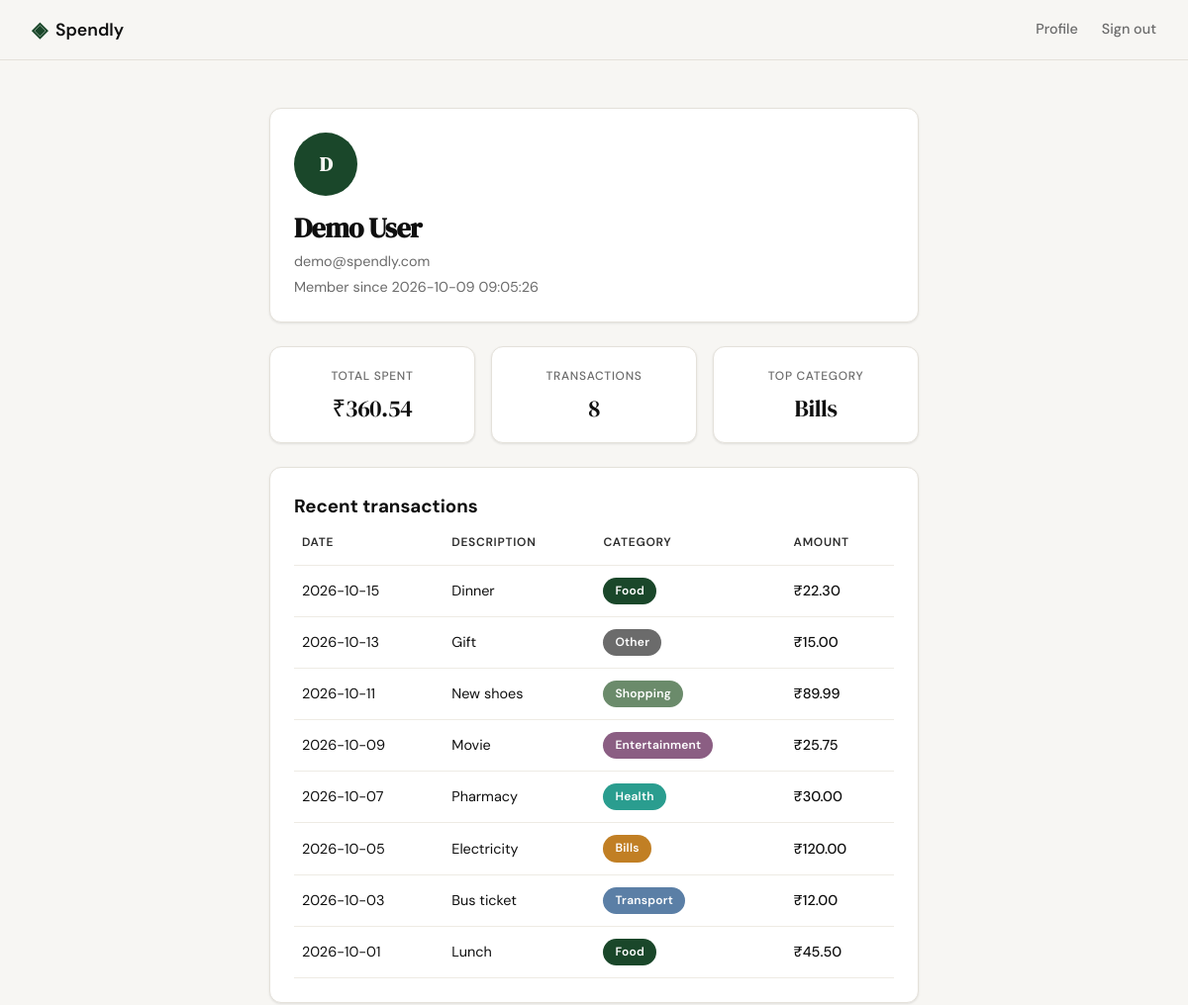
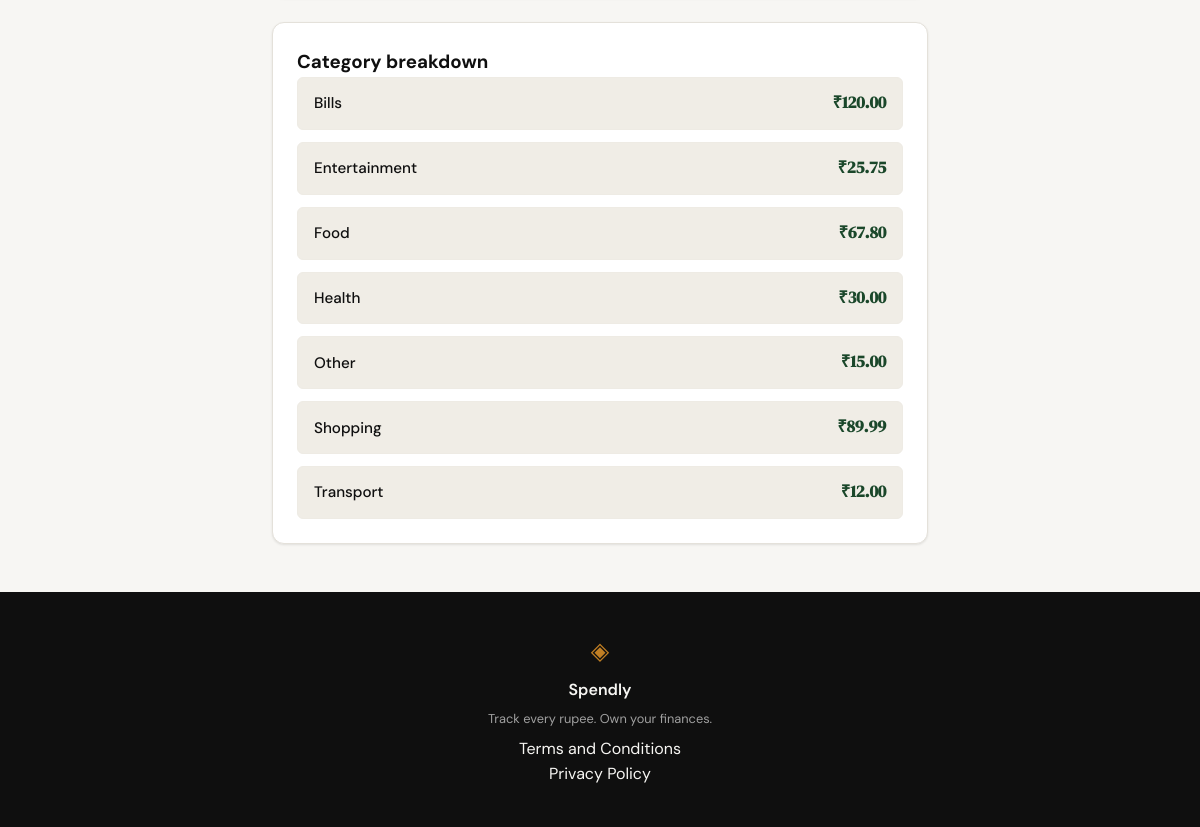
Screenshot of /profile (signed in) with the database file from the repository (2 pictures, top to bottom).
### tables this page shows
CREATE TABLE users (id INTEGER PRIMARY KEY AUTOINCREMENT,name TEXT NOT NULL,email TEXT UNIQUE NOT NULL,password_hash TEXT NOT NULL,created_at TEXT DEFAULT (datetime('now')));

CREATE TABLE expenses (id INTEGER PRIMARY KEY AUTOINCREMENT,user_id INTEGER NOT NULL,amount REAL NOT NULL,category TEXT NOT NULL,date TEXT NOT NULL,description TEXT,created_at TEXT DEFAULT (datetime('now')),FOREIGN KEY (user_id) REFERENCES users(id));

### app.py (the view)
@app.route("/profile")
def profile():
    if not session.get("user_id"):
        return redirect(url_for("login"))
    user_id = session.get("user_id")
    conn = get_db()
    try:
        user_row = conn.execute("SELECT name, email, created_at FROM users WHERE id = ?", (user_id,)).fetchone()
    finally:
        conn.close()
    user = {
        "name": user_row["name"] if user_row else "Unknown",
        "email": user_row["email"] if user_row else "",
        "initials": (user_row["name"][0] if user_row and user_row["name"] else "U").upper(),
        "member_since": user_row["created_at"] if user_row else "",
    }
    conn = get_db()
    try:
        total_row = conn.execute("SELECT SUM(amount) FROM expenses WHERE user_id = ?", (user_id,)).fetchone()
        total_spent = total_row[0] if total_row[0] is not None else 0.0
        count_row = conn.execute("SELECT COUNT(*) FROM expenses WHERE user_id = ?", (user_id,)).fetchone()
        transaction_count = count_row[0] if count_row[0] is not None else 0
        top_row = conn.execute(
            "SELECT category FROM expenses WHERE user_id = ? GROUP BY category ORDER BY SUM(amount) DESC LIMIT 1",
            (user_id,)
        ).fetchone()
        top_category = top_row["category"] if top_row else None
    finally:
        conn.close()
    stats = {
        "total_spent": total_spent,
        "transaction_count": transaction_count,
        "top_category": top_category,
    }
    transactions = []
    conn = get_db()
    try:
        rows = conn.execute(
            "SELECT date, description, category, amount FROM expenses WHERE user_id = ? ORDER BY date DESC LIMIT 10",
            (session.get("user_id"),)
        ).fetchall()
        for row in rows:
            transactions.append({
                "date": row["date"],
                "description": row["description"],
                "category": row["category"],
                "amount": row["amount"],
            })
    finally:
        conn.close()
    categories = []
    conn = get_db()
    try:
        rows = conn.execute(
            "SELECT category, SUM(amount) AS total FROM expenses WHERE user_id = ? GROUP BY category",
            (user_id,),
        ).fetchall()
        for row in rows:
            categories.append({
                "name": row["category"],
                "total": float(row["total"]) if row["total"] is not None else 0.0,
            })
    finally:
        conn.close()
    return render_template(
        "profile.html",
        user=user,
        stats=stats,
        transactions=transactions,
        categories=categories,
    )

### database/db.py (called while the page is built)
def get_db():
    conn = sqlite3.connect(DB_FILE)
    conn.row_factory = sqlite3.Row
    conn.execute("PRAGMA foreign_keys = ON")
    return conn

### templates/profile.html (shortened to what this page needs)
{% extends "base.html" %}
{% block head %}
<link rel="stylesheet" href="{{ url_for('static', filename='css/profile.css') }}">
{% endblock %}
{% block content %}
<section class="profile-section">
  <div class="profile-inner">
    <article class="profile-card user-card" aria-label="Your profile">
      <div class="avatar-circle" aria-label="Avatar initials">{{ user.initials }}</div>
      <h2 class="profile-name">{{ user.name }}</h2>
      <p class="profile-email">{{ user.email }}</p>
      <p class="profile-meta">Member since {{ user.member_since }}</p>
    </article>
    <section class="stats-grid" aria-label="Summary statistics">
      <article class="stat-card">
        <span class="stat-label">Total spent</span>
        <span class="stat-value">₹{{ "%.2f" | format(stats.total_spent) }}</span>
      </article>
      <article class="stat-card">
        <span class="stat-label">Transactions</span>
        <span class="stat-value">{{ stats.transaction_count }}</span>
      </article>
      <article class="stat-card">
        <span class="stat-label">Top category</span>
        <span class="stat-value">{{ stats.top_category }}</span>
      </article>
    </section>
    <section class="profile-card transactions-card" aria-label="Transaction history">
      <h3>Recent transactions</h3>
      <table class="tx-table">
        <thead>
          <tr>
            <th>Date</th>
            <th>Description</th>
            <th>Category</th>
            <th class="tx-amount">Amount</th>
          </tr>
        </thead>
        <tbody>
          {% for t in transactions %}
          <tr>
            <td>{{ t.date }}</td>
            <td>{{ t.description }}</td>
            <td><span class="badge badge-{{ t.category | lower }}">{{ t.category }}</span></td>
            <td class="tx-amount">₹{{ "%.2f" | format(t.amount) }}</td>
          </tr>
          {% endfor %}
        </tbody>
      </table>
    </section>
    <section class="profile-card categories-card" aria-label="Category breakdown">
      <h3>Category breakdown</h3>
      <ul class="categories-list">
        {% for c in categories %}
        <li class="category-row">
          <span class="category-label">{{ c.name }}</span>
          <span class="category-total">₹{{ "%.2f" | format(c.total) }}</span>
        </li>
        {% endfor %}
      </ul>
    </section>
  </div>
</section>
{% endblock %}

### static/css/style.css (style rules this page uses)
:root { --ink: #0f0f0f; --ink-soft: #2d2d2d; --ink-muted: #6b6b6b; --ink-faint: #a0a0a0; --paper: #f7f6f3; --paper-warm: #f0ede6; --paper-card: #ffffff; --accent: #1a472a; --accent-light: #e8f0eb; --accent-2: #c17f24; --accent-2-light: #fdf3e3; --danger: #c0392b; --danger-light: #fdecea; --border: #e4e1da; --border-soft: #eeebe4; --font-display: 'DM Serif Display', Georgia, serif; --font-body: 'DM Sans', system-ui, sans-serif; --max-width: 1200px; --auth-width: 440px; --radius-sm: 6px; --radius-md: 12px; --radius-lg: 20px; }
*, *::before, *::after { box-sizing: border-box; margin: 0; padding: 0; }
html { font-size: 16px; scroll-behavior: smooth; }
body { background: var(--paper); color: var(--ink); font-family: var(--font-body); font-size: 1rem; line-height: 1.6; -webkit-font-smoothing: antialiased; }

### static/css/profile.css (style rules this page uses)
.profile-section { padding: 3rem 2rem; max-width: 720px; margin: 0 auto; }
.profile-inner { display: flex; flex-direction: column; gap: 1.5rem; }
.profile-card { background: var(--paper-card); border: 1px solid var(--border); border-radius: var(--radius-md); padding: 1.5rem; box-shadow: 0 1px 2px rgba(0,0,0,0.04), 0 1px 3px rgba(0,0,0,0.06); }
.user-card { display: flex; flex-direction: column; align-items: flex-start; gap: 0.25rem; }
.avatar-circle { width: 64px; height: 64px; border-radius: 50%; background: var(--accent); color: var(--paper); display: flex; align-items: center; justify-content: center; font-family: var(--font-display); font-size: 1.25rem; font-weight: 600; letter-spacing: -0.02em; margin-bottom: 0.75rem; flex-shrink: 0; }
.profile-name { font-family: var(--font-display); font-size: 1.75rem; color: var(--ink); line-height: 1.15; letter-spacing: -0.02em; margin-bottom: 0.25rem; }
.profile-email, .profile-meta { font-family: var(--font-body); font-size: 0.9rem; color: var(--ink-muted); line-height: 1.5; margin: 0; }
.stats-grid { display: grid; grid-template-columns: repeat(3, 1fr); gap: 1rem; }
.stat-card { background: var(--paper-card); border: 1px solid var(--border); border-radius: var(--radius-md); padding: 1.25rem 1rem; text-align: center; box-shadow: 0 1px 2px rgba(0,0,0,0.04), 0 1px 3px rgba(0,0,0,0.06); }
.stat-label { display: block; font-family: var(--font-body); font-size: 0.75rem; font-weight: 500; color: var(--ink-muted); text-transform: uppercase; letter-spacing: 0.06em; margin-bottom: 0.5rem; }
.stat-value { display: block; font-family: var(--font-display); font-size: 1.5rem; color: var(--ink); line-height: 1.2; letter-spacing: -0.02em; font-variant-numeric: tabular-nums; }
.tx-table { width: 100%; border-collapse: collapse; font-family: var(--font-body); font-size: 0.9rem; }
.tx-table th, .tx-table td { padding: 0.75rem 0.5rem; text-align: left; border-bottom: 1px solid var(--border-soft); vertical-align: middle; }
.tx-table th { color: var(--ink-soft); font-weight: 600; font-size: 0.75rem; text-transform: uppercase; letter-spacing: 0.06em; }
.tx-table td { color: var(--ink); }
.tx-amount { text-align: right; font-variant-numeric: tabular-nums; font-weight: 500; color: var(--ink); }
.badge { display: inline-block; padding: 0.25rem 0.75rem; border-radius: 999px; font-size: 0.75rem; font-weight: 600; letter-spacing: 0.02em; color: var(--paper-card); background: var(--accent); }
.badge-food { background: var(--accent); }
.badge-transport { background: #5b7fa6; }
.badge-bills { background: #c17f24; }
.badge-health { background: #2a9d8f; }
.badge-entertainment { background: #8b5e83; }
.badge-shopping { background: #6b8b6b; }
.badge-other { background: var(--ink-muted); }
.categories-list { list-style: none; padding: 0; margin: 0; display: flex; flex-direction: column; gap: 0.75rem; }
.category-row { display: flex; justify-content: space-between; align-items: center; padding: 0.75rem 1rem; background: var(--paper-warm); border: 1px solid var(--border-soft); border-radius: var(--radius-sm); transition: background 0.15s ease; }
.category-label { font-family: var(--font-body); font-weight: 500; font-size: 0.95rem; color: var(--ink); }
.category-total { font-family: var(--font-display); font-size: 1.05rem; color: var(--accent); font-variant-numeric: tabular-nums; font-weight: 600; letter-spacing: -0.01em; }

### rows the page displays
users: name "Demo User", email "demo@spendly.com", member_since "2026-10-09 09:05:26"
expenses: top_category "Bills", date "2026-10-05", description "Electricity", category "Bills", amount "120.00", name "Bills", total "120.00"
expenses: date "2026-10-15", description "Dinner", category "Food", amount "22.30"
expenses: date "2026-10-13", description "Gift", category "Other", amount "15.00", name "Other", total "15.00"
expenses: date "2026-10-11", description "New shoes", category "Shopping", amount "89.99", name "Shopping", total "89.99"
expenses: date "2026-10-09", description "Movie", category "Entertainment", amount "25.75", name "Entertainment", total "25.75"
expenses: date "2026-10-07", description "Pharmacy", category "Health", amount "30.00", name "Health", total "30.00"
expenses: date "2026-10-03", description "Bus ticket", category "Transport", amount "12.00", name "Transport", total "12.00"
expenses: date "2026-10-01", description "Lunch", category "Food", amount "45.50"

### other values shown
{{ user.initials }} "D"
{{ "%.2f" | format(stats.total_spent) }} "360.54"
{{ stats.transaction_count }} "8"
{{ c.name }} "Food"
{{ "%.2f" | format(c.total) }} "67.80"
